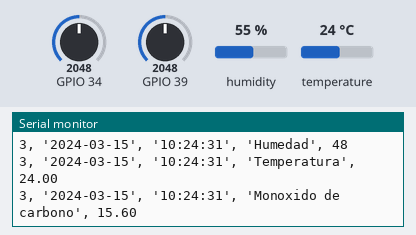
A sketch run on a simulated ESP32. On the bench: the last lines printed to the serial monitor. Inputs (shaded band) come from the test bench; at power-on: temperature 24 °C, GPIO 34 = 2048, GPIO 39 = 2048, humidity 55 %. WiFi joins after 1.5 s; servers stay silent unless stated; network time is answered at once with the bench clock; the local clock reads 2024-03-15 10:24:30 at power-on unless the sketch sets it; no MQTT or app messages arrive unless stated.

Above: at 2.7 s.
2.8 s: temperature set to 12 °C
6.9 s: GPIO 34 set to 2866
11.0 s: GPIO 39 set to 2866
At 12.6 s:
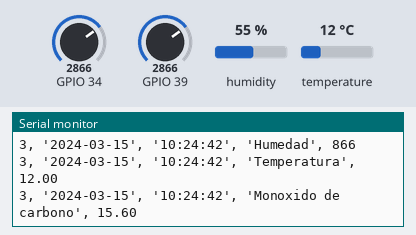
15.1 s: temperature set to 19 °C
19.2 s: GPIO 34 set to 3972
At 23.1 s:
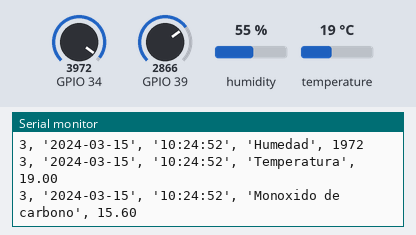

Measured:
- after the input at 11.0 s, the serial monitor: prints a new line after 1.1 s (image 1)
- after the input at 19.2 s, the serial monitor: prints a new line after 3.4 s (image 2)

The sketch:

ESP_Def.ino
```cpp
#include "DHT.h"                        //Se agrega la librearia del sensor DHT11
#define DHTPIN 15                       //Se define el PIN del ESP32 al que va el sensor DHT11, de acuerdo al esquemático de la Wiki
#define DHTTYPE DHT22                  //Se define el tipo del sensor (DHT11)
DHT dht(DHTPIN, DHTTYPE);               //Se define una instanciaResultados  para el sensor DHT11

#include "Adafruit_MQTT.h"              //Se agregan las librerias para la comunicación MQTT
#include "Adafruit_MQTT_Client.h"
#include <WiFi.h>                       //Se agrega la librearia para la comunicación WiFi
#include <NTPClient.h>
#include <WiFiUdp.h>                    //Se agrega libreria WiFi para adquisición de fecha y hora

#define WLAN_SSID   "C137"           //Nombre de la red WiFi
#define WLAN_PASS   "2128dali"         //Contraseña de la red WiFi

WiFiUDP ntpUDP;                         //Se define cliente para obtener fecha y hora
NTPClient timeClient(ntpUDP);

// Variables para almacenar la información de cada sensor
String formattedDate;
String dayStamp;
String timeStamp;
String Humedadp;
String Temperaturap;
String Luzp;
String COp;

//Configuración del receptor de MQTT
#define HOST        "agronet.ddns.net"   //Dominio del host
#define PORT        1883                //Puerto donde está instalada el MQTT
#define USERNAME    "esp32"             //Usuario MQTT
#define PASSWORD    "esp32"             //Contraseña de MQTT

const int timeout = 200;                //Conteo de tiempo de espera para conexión MQTT

//Configuración variables enviadas por MQTT
WiFiClient client;
Adafruit_MQTT_Client mqtt(&client, HOST, PORT, USERNAME, PASSWORD);
Adafruit_MQTT_Publish Temperatura_B1 = Adafruit_MQTT_Publish(&mqtt, "/G1/Temperatura_P3_B1");
Adafruit_MQTT_Publish Humedad_B1 = Adafruit_MQTT_Publish(&mqtt, "/G1/Humedad_P3_B1");
Adafruit_MQTT_Publish Luz_B1 = Adafruit_MQTT_Publish(&mqtt, "/G1/Luz_P3_B1");
Adafruit_MQTT_Publish CO_B1 = Adafruit_MQTT_Publish(&mqtt, "/G1/CO_P3_B1");
Adafruit_MQTT_Publish Temperatura_B2 = Adafruit_MQTT_Publish(&mqtt, "/G1/Temperatura_P3_B2");
Adafruit_MQTT_Publish Humedad_B2 = Adafruit_MQTT_Publish(&mqtt, "/G1/Humedad_P3_B2");
Adafruit_MQTT_Publish Luz_B2 = Adafruit_MQTT_Publish(&mqtt, "/G1/Luz_P3_B2");
Adafruit_MQTT_Publish CO_B2 = Adafruit_MQTT_Publish(&mqtt, "/G1/CO_P3_B2");

void MQTT_connect();                    //Ejecuta la función para conectarse a MQTT

int aux_lec = 0 ;

//Inicialización
void setup() {
  delay(1);
  WiFi.mode(WIFI_STA);
  Serial.begin(115200);                                              //Configuración del puerto serial (Baudios)
  Serial.print("Connecting to ");
  Serial.println(WLAN_SSID);

  WiFi.begin(WLAN_SSID, WLAN_PASS);                                  //Inicialización de la conexión WiFi
  int i = 0;
  for (; i < timeout; i++)
  {
    if(WiFi.status() == WL_CONNECTED) break;
    delay(100);
    Serial.print(".");
  }
  if(i == timeout)
    Serial.println("No Conectado");

  Serial.println("IP address: "); Serial.println(WiFi.localIP());

  timeClient.begin();                                               //Inicialización del cliente para obtener fecha y hora
  timeClient.setTimeOffset(-18000);                                 //Selección zona horaria. GTM -5 = -18000 para Colombia
  MQTT_connect();                                                   //Inicialización de la conexión MQTT
  dht.begin();                                                      //Inicialización del sensor DHT11
}

void loop()
{
  while(!timeClient.update())                                       //Actualización de fecha y hora
  {
    timeClient.forceUpdate();
  }
  formattedDate = timeClient.getFormattedDate();

  float t = dht.readTemperature();                                  //Lectura de la temperatura del DHT11 en Celsius (por defecto)
  float sensorValue = 15.6;//analogRead(22);

  if (isnan(t)) {                                                   //Verifiación de cualquier falla de lecura y descononexión del sensor DHT11, para reconectar
     Serial.println("Failed to read from DHT sensor!");
    return;
  }

  int splitT = formattedDate.indexOf("T");                          //Extract date and time
  dayStamp = formattedDate.substring(0, splitT);

  timeStamp = formattedDate.substring(splitT+1, formattedDate.length()-1);

  aux_lec = analogRead(34)-2000; //(analogRead(34)-2000);//((800 - (analogRead(34)-2000))/400)*100;
  //Serial.println( analogRead(34) );
  Humedadp=("3, '"+dayStamp+"', '"+timeStamp+"', 'Humedad', "+ aux_lec);
  Luzp=("3, '"+dayStamp+"', '"+timeStamp+"', 'Luz', "+ analogRead(39));
  Temperaturap=("3, '"+dayStamp+"', '"+timeStamp+"', 'Temperatura', "+t);
  COp=("3, '"+dayStamp+"', '"+timeStamp+"', 'Monoxido de carbono', "+sensorValue);

  // Length (with one extra character for the null terminator)
  int L_len = Luzp.length() + 1;
  int H_len = Humedadp.length() + 1;
  int T_len = Temperaturap.length() + 1;
  int CO_len = COp.length() + 1;

  // Prepare the character array (the buffer)
  char L_array[L_len];
  char H_array[H_len];
  char T_array[T_len];
  char CO_array[CO_len];

  Luzp.toCharArray(L_array, L_len);
  Humedadp.toCharArray(H_array, H_len);
  Temperaturap.toCharArray(T_array, T_len);
  COp.toCharArray(CO_array, CO_len);

  Serial.println(L_array);
  Serial.println(H_array);
  Serial.println(T_array);
  Serial.println(CO_array);
  delay(500);


  Luz_B1.publish(L_array);
  delay(1);
  Humedad_B1.publish(H_array);
  delay(1);
  Temperatura_B1.publish(T_array);
  delay(1);
  CO_B1.publish(CO_array);
  delay(1);
  Luz_B2.publish(analogRead(39));
  delay(1);
  Humedad_B2.publish(aux_lec);
  delay(1);
  Temperatura_B2.publish(t);
  delay(1);
  CO_B2.publish(sensorValue);
  delay(10000);


}

void MQTT_connect() {
  int8_t ret;
  if (mqtt.connected()) {
    return;
  }

  Serial.print("Connecting to MQTT... ");
  uint8_t retries = 10;
  while ((ret = mqtt.connect()) != 0) { // connect will return 0 for connected
       Serial.println(mqtt.connectErrorString(ret));
       Serial.println("Retrying MQTT connection in 1 second...");
       mqtt.disconnect();
       delay(1000);
       retries--;
       if (retries == 0)
         Serial.println("No Conectado");
  }
  Serial.println("MQTT Connected!");
}
```
